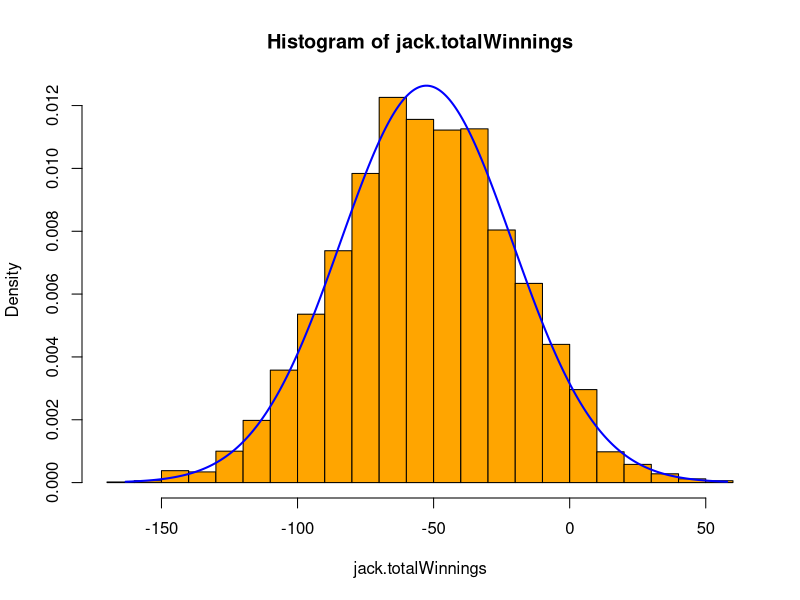
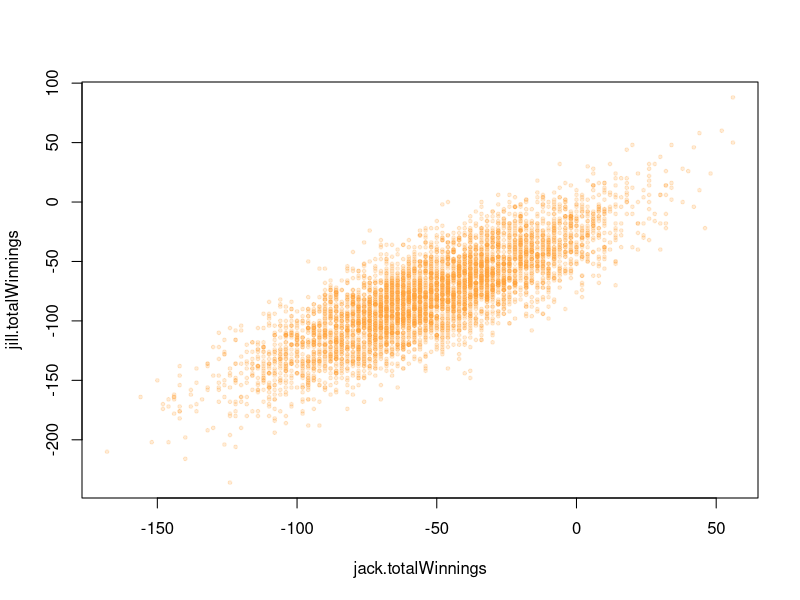

Write R code to recreate these figures, in order.
#studio4-sol.r
# Contains solutions to studio 4 problems

#Problem 1 ----
# Let jill.winnings be Jill's winnings and jack.winnings be Jack's winnings.

# 1(a) E(X) = sum x_i*p(x_i) where x_i are the possible values of X.
# On one bet the probability of winning $1 is 18/38 and the probability of 
# losing is $1
oneBet.values = c(1,-1)
oneBet.pmf = c(18/38,20/38)
oneBet.expected = sum(oneBet.values*oneBet.pmf)

jill.expected = 15*oneBet.expected
jack.expected = 10*oneBet.expected
print(jill.expected)
print(jack.expected)

#1(b) variance(X) = E((X-E(X))^2)
oneBet.variance = sum( (oneBet.values - oneBet.expected)^2 * oneBet.pmf )
jill.variance = 15*oneBet.variance
jack.variance = 10*oneBet.variance
print(oneBet.variance)
print(jill.variance)
print(jack.variance)

#1(c) By linearity Cov(jill.winnings, jack.winnings) = 10*Var(oneBet)
jilljack.covariance = 10*oneBet.variance
jilljack.correlation = jilljack.covariance/sqrt(jill.variance*jack.variance)
print(jilljack.covariance)
print(jilljack.correlation)

#1d
jillTotal.expected = 100*jill.expected
jackTotal.expected = 100*jack.expected
jillTotal.variance = 100*jill.variance
jackTotal.variance = 100*jack.variance
jilljackTotal.covariance = 100*jilljack.covariance
jilljackTotal.correlation = jilljack.correlation
print(jillTotal.expected)
print(jackTotal.expected)
print(jillTotal.variance)
print(jillTotal.variance)
print(jilljackTotal.covariance)
print(jilljackTotal.correlation)

#1e see studio4-solutions.pdf

#Problem 2 ----
#2a
ntrials = 5000
probWin = 18/38
jack.nplays = 1000
# Over 100 days jack makes 100*10 = 1000 bets. The number of winning bets follows a 
# binomial(1000, 18/38) distribution
# So we start the simulation of 5000 trials by 5000 draws from a binomial(1000,18/38) distribution
jack.wins = rbinom(ntrials, jack.nplays, probWin)

#To compute Jack's total wins we have to subtract losses from wins
jack.losses = jack.nplays - jack.wins
jack.totalWinnings = jack.wins-jack.losses  #list with 5000 entries

hist(jack.totalWinnings, freq=FALSE,col='orange', breaks=20)

#2b See studio4-solutions.pdf

#2c
mu = 100*jack.expected
sigma = sqrt(100*jack.variance)
print(mu)
print(sigma)
# Most of the probability is within 3.5*sigma of mu
x = seq(mu-3.5*sigma, mu+3.5*sigma, 0.1)
y = dnorm(x,mu,sigma)
lines(x,y, col='blue', lwd=2)

#2d
interval95.low = mu - 2*sigma
interval95.high = mu + 2*sigma
interval95 = c(interval95.low, interval95.high)
print(interval95)

#2e We use boolean logic 
# first an array of 0's and 1's indicating if winnings in a trial is >interval95.low
trialsAboveLow = jack.totalWinnings > interval95.low
# then an array of 0's and 1's for trials < interval95.high
trialsBelowHigh = jack.totalWinnings < interval95.high
# By multiplying these together the terms that are 1 indicate trials that are in inteval95
trialsInInterval95 = trialsAboveLow*trialsBelowHigh
# Since trialsInInterval95 consists of 0 and 1's its mean is the fraction in the interval
fractionInInterval95 = mean(trialsInInterval95)
print(fractionInInterval95)

#Problem 3 ----

#3a We use nTrials and probWin from 2a
# We need to be careful here. Each day Jill plays with Jack for all the rounds
# Jack plays. Therefore Jill's total winnings are Jack's + the winnings from the extra 500 rounds she play every 100 days
# 
jill.additionalPlays = 500
jill.additionalWins = rbinom(ntrials, jill.additionalPlays, probWin)

#To compute Jack's total wins we have to subtract losses from wins
jill.additionalLosses = jill.additionalPlays - jill.additionalWins
jill.additionalTotalWinnings = jill.additionalWins-jill.additionalLosses
jill.totalWinnings = jack.totalWinnings + jill.additionalTotalWinnings

plot(jack.totalWinnings, jill.totalWinnings, pch=19, cex=.5,
     col=rgb(1,.643,.224,alpha=.2))

#3b
simulatedCorrelation = cor(jill.totalWinnings, jack.totalWinnings)
print(simulatedCorrelation)
